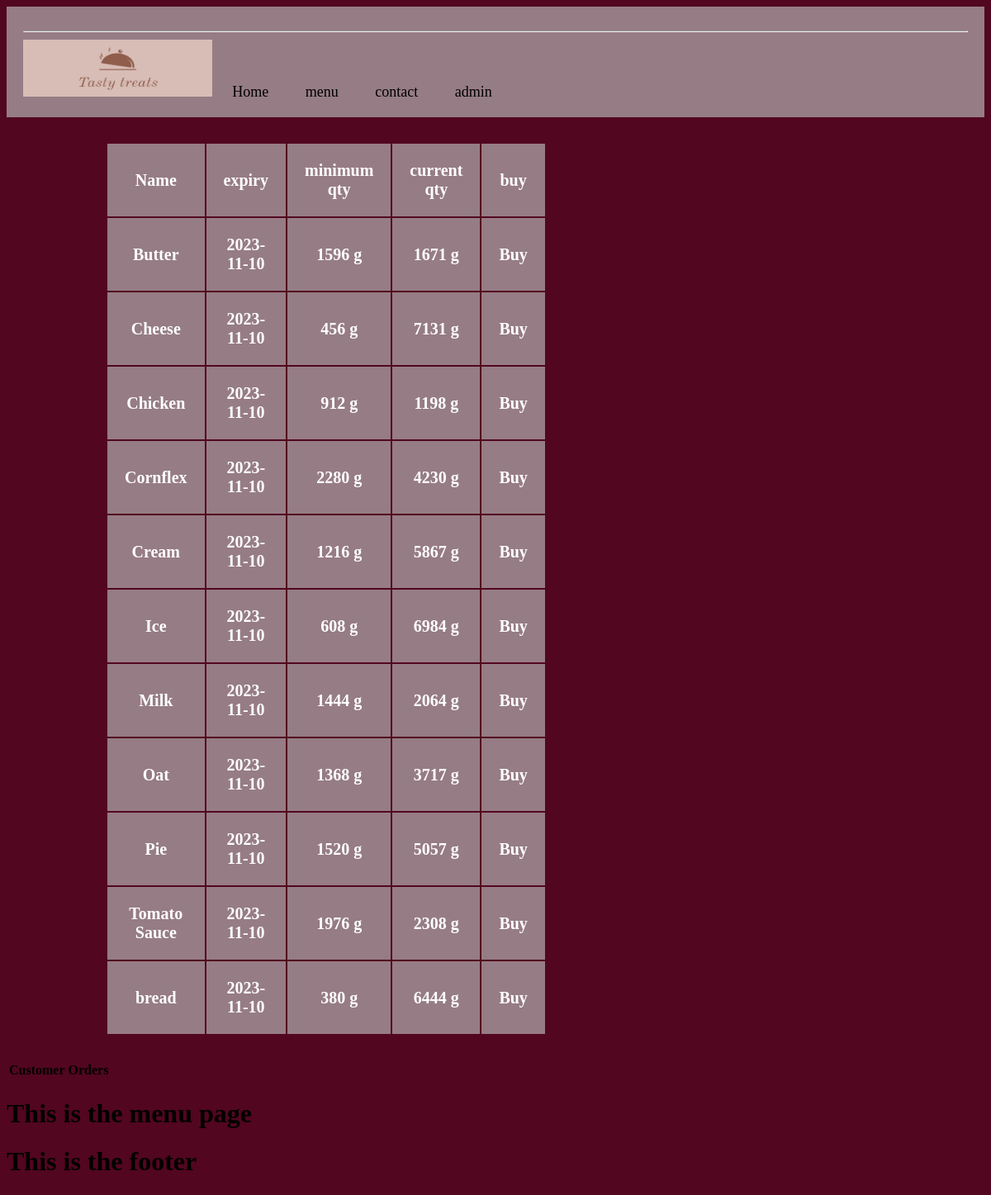
/admin, run on an earlier commit of the app's database.
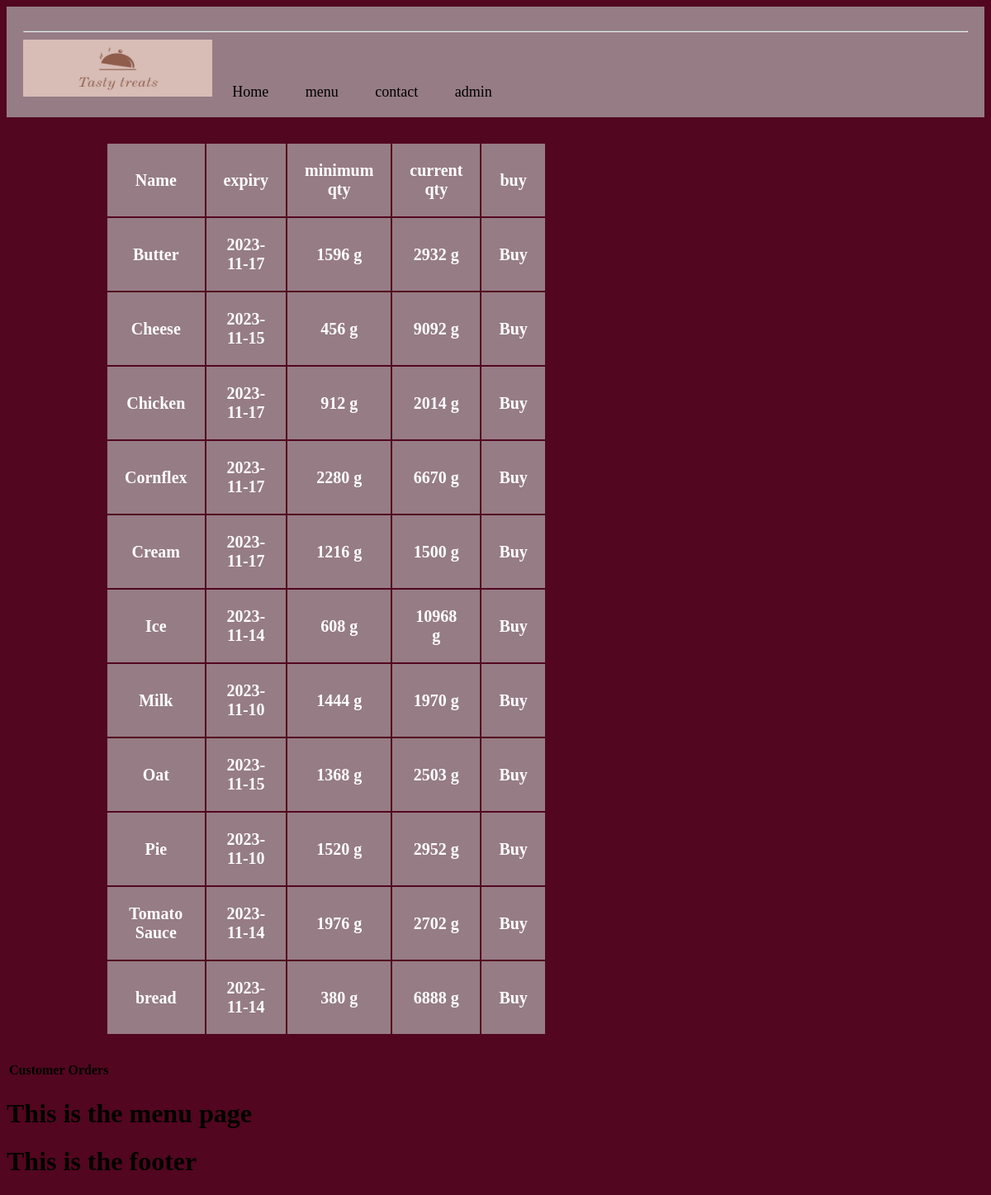
And on a later commit of the database.
### tables this page shows
CREATE TABLE Inventory (item_id INTEGER PRIMARY KEY AUTOINCREMENT, item_name TEXT, item_expiry, base_qty INTEGER, balance_qty INTEGER);

### routes.py (the view)
@app.route("/admin")
def admin():
    inventory = select_database('SELECT * FROM Inventory ORDER BY \
item_name ASC;',None, 1)
    return render_template("admin.html", title="admin", inventory=inventory)

### routes.py (called while the page is built)
def select_database(statement,Parameters,mode):
    conn = sqlite3.connect('Inventory_management_system.db')
    cur = conn.cursor()
    if Parameters is None:
        cur.execute(statement)
    else:
        argument_tuple = []
        for parameter in Parameters:
            argument_tuple.append(parameter)
        argument_tuple = tuple(argument_tuple)
        cur.execute(statement, argument_tuple)
    if mode == 1:
        results = cur.fetchall()
    else:
        results = cur.fetchone()
    conn.close()
    return results

### Templates/admin.html (shortened to what this page needs)
{% extends 'layout.html' %}
{% block content %}
<!DOCTYPE html>
<html>
  <link rel="stylesheet" href="styles.css">
<body>
<table class="grid-container">
  <form>
    <tr>
        <th class="grid-item">Name</th>
        <th class="grid-item">expiry</th>
        <th class="grid-item">minimum qty</th>
        <th class="grid-item">current qty</th>
        <th class="grid-item">buy</th>
    </tr>
        {% for inventory in inventory %}
    <tr>
        <td class="grid-item">{{ inventory[1] }}</td>
        <td class="grid-item">{{ inventory[2] }}</td>
        <td class="grid-item">{{ inventory[3] }} g</td>
        <td class="grid-item">{{ inventory[4] }} g</td>
        <td class="grid-item"><a href="/add_product?added_qty=500&id={{ inventory[0] }}">Buy</a></td>
    </tr>
        {% endfor %}
  </form>
</table>
<table>
  <th>Customer</th>
  <th>Orders</th>
</table>
<h1>This is the menu page</h1>
{% endblock %}

### Templates/layout.html (shortened to what this page needs)
<!doctype html>
<html>
 <head>
   <link rel="stylesheet" href="/static/styles.css">
 </head>
  <div class="navbar">
    {% include 'nav.html' %}
  </div>
  <body>
   {% block content %}{% endblock %}
   {% include 'footer.html' %}
  </body>
</html>

### Templates/nav.html (shortened to what this page needs)
<hr>
<nav>
   <img class="img" src="/static/logo.jpg"></img> <a class="navbar" href = "/">Home</a> <a class="navbar" href="/menu">menu</a> <a class="navbar" href="/contact" >contact</a> <a class="navbar" href ="/admin">admin</a>
</nav>

### Templates/footer.html
<footer>
    <h1>This is the footer</h1>
</footer>

### static/styles.css (style rules this page uses)
body { background-color: rgb(82, 6, 31); }
a { text-decoration: none; color: white; }
div.navbar { background-color: rgb(150, 124, 133); padding-top: 20px; padding-bottom: 20px; top:0px ; }
.navbar { text-align: left; background-color: rgb(150, 124, 133); font-size: large; font-style:'Times New Roman'; color: black; padding-top: 20px; padding-bottom: 20px; padding-right: 20px; padding-left: 20px; top:0px ; border:0px; position: sticky; }
.img { height:20%; width:20%; }
.grid-container { display: grid; grid-template-columns: repeat(3,1fr); padding: 30px 20px; gap: 100px 50px; margin-left: 100px; margin-right: 100px; }
.grid-item { border-style: solid; border-width: 20px; border-color: rgb(150, 124, 133); background-color: rgb(150, 124, 133); cursor: pointer; color: white; font-weight: bold; font-family: Calibri sans-serif; text-align: center; font-size: 20px; }

What changed in the data, as far as the page shows it:
changed Inventory "Butter": item_expiry "2023-11-10" → "2023-11-17"; balance_qty "1671" → "2932"
changed Inventory "Cheese": item_expiry "2023-11-10" → "2023-11-15"; balance_qty "7131" → "9092"
changed Inventory "Chicken": item_expiry "2023-11-10" → "2023-11-17"; balance_qty "1198" → "2014"
changed Inventory "Cornflex": item_expiry "2023-11-10" → "2023-11-17"; balance_qty "4230" → "6670"
changed Inventory "Cream": item_expiry "2023-11-10" → "2023-11-17"; balance_qty "5867" → "1500"
changed Inventory "Ice": item_expiry "2023-11-10" → "2023-11-14"; balance_qty "6984" → "10968"
changed Inventory "Milk": balance_qty "2064" → "1970"
changed Inventory "Oat": item_expiry "2023-11-10" → "2023-11-15"; balance_qty "3717" → "2503"
changed Inventory "Pie": balance_qty "5057" → "2952"
changed Inventory "Tomato Sauce": item_expiry "2023-11-10" → "2023-11-14"; balance_qty "2308" → "2702"
changed Inventory "bread": item_expiry "2023-11-10" → "2023-11-14"; balance_qty "6444" → "6888"
